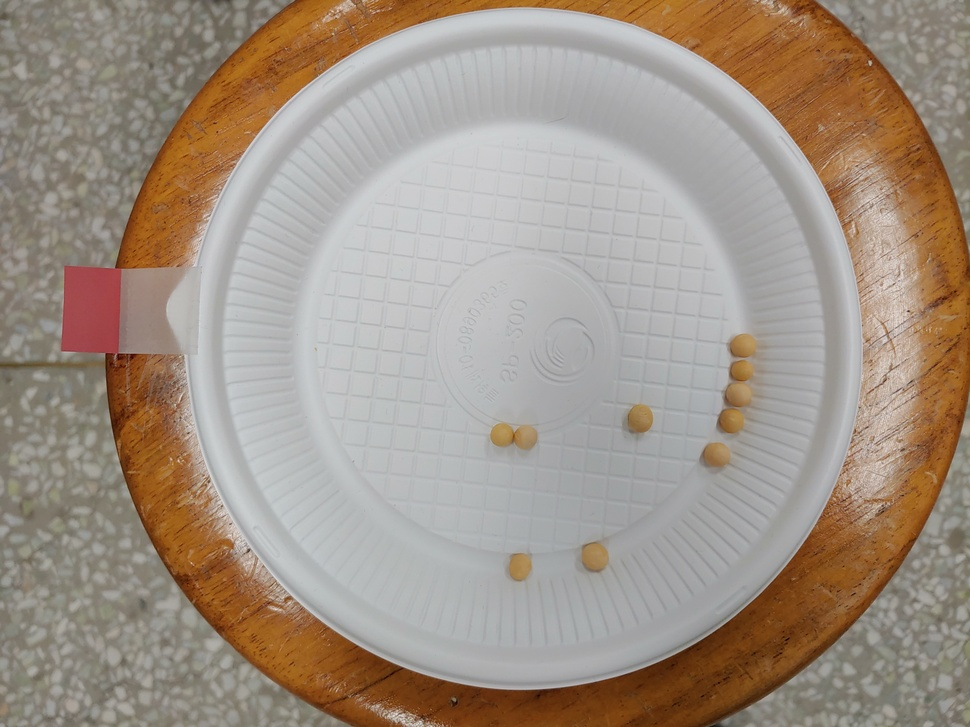
#> input picture Hidden/t01/5.jpg, 970 x 727 px, shrunk from 4032 x 3024 before the run, found by its file name
$ python otsu.py
#> lines starting #> are read from the running program, lines starting #| are printed output that depends on the picture; after the words box and inside, x2 and y2 are one past the last pixel; in counts of white or black regions, pixels touching at a corner belong together
import cv2
import numpy as np
from matplotlib import pyplot as plt

input_img1 = "./Open/t01/5.jpg"

src=cv2.imread(input_img1)
#> src is the input picture: shape (727, 970, 3); mean B, G, R 134.2, 147.2, 160.7
gray = cv2.cvtColor(src, cv2.COLOR_BGR2GRAY)
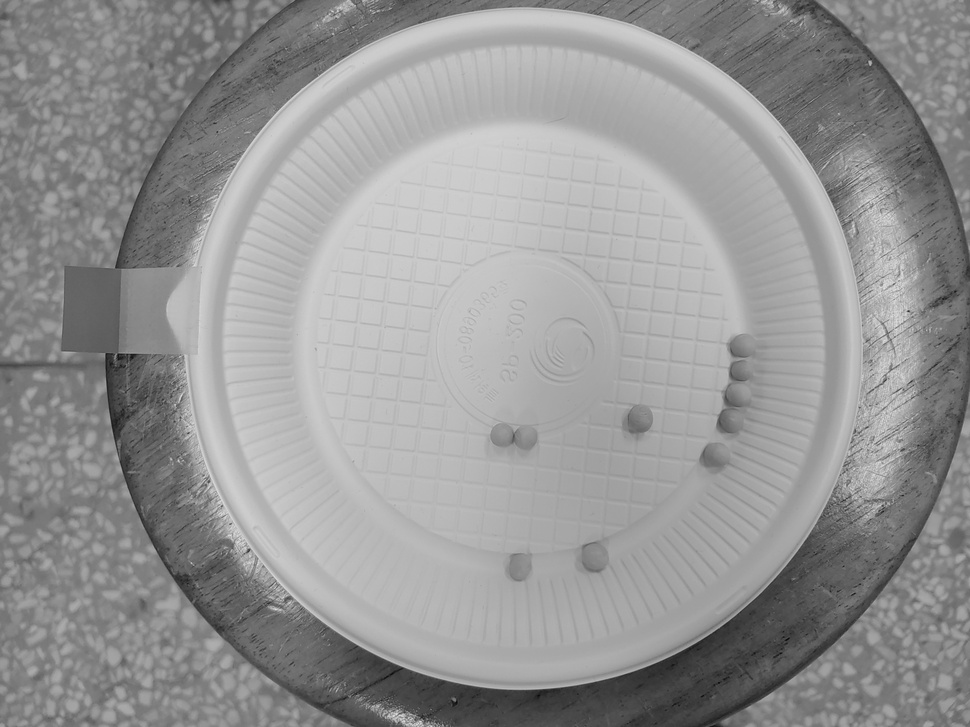
#> gray: shape (727, 970); min 9, max 228, mean 149.7
ret, dst = cv2.threshold(gray, 0, 255, cv2.THRESH_BINARY_INV + cv2.THRESH_OTSU)
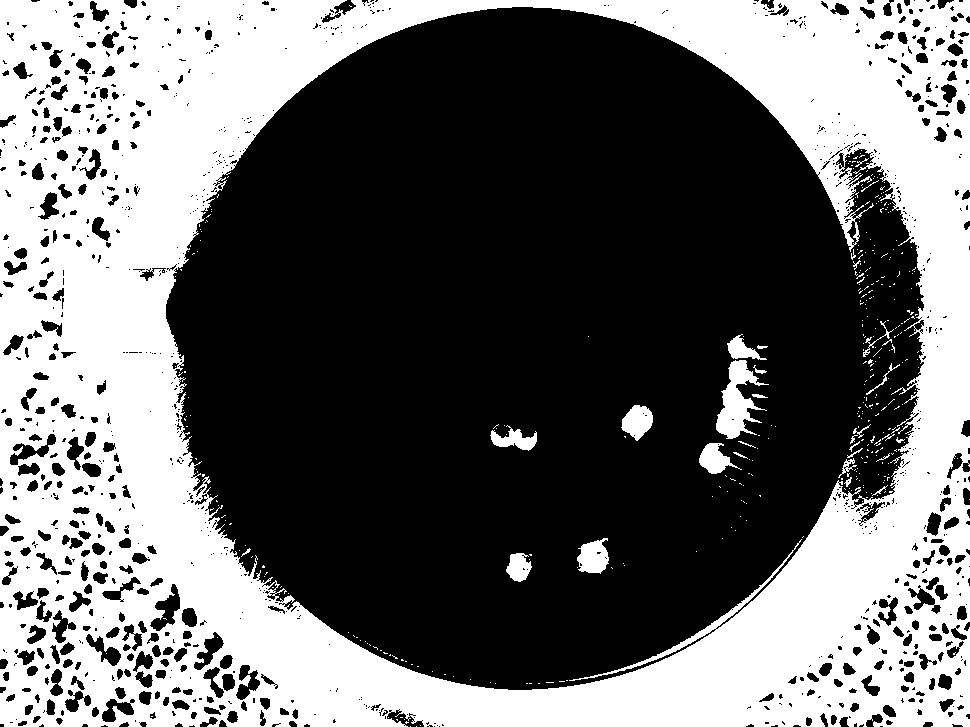
#> dst: shape (727, 970); 41.6% white; 387 white regions (357 under 20 px), largest, box (x1, y1, x2, y2) and area: (0, 0, 970, 727) 286198, (716, 360, 769, 439) 1888, (577, 538, 609, 574) 809
#> ret = 144

kernel = np.ones((3, 3), np.uint8)
#> (the run stopped early here; a loop or call above may not have finished)

$ run again, with Hidden/t01/1.jpg copied over Hidden/t01/5.jpg
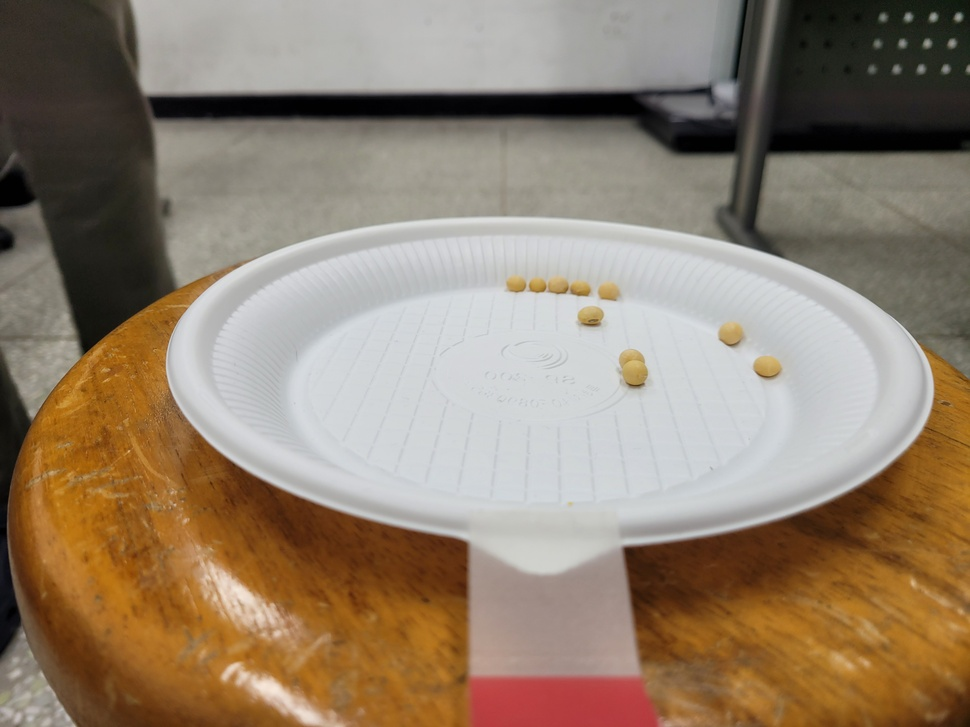
#> input picture Hidden/t01/1.jpg, 970 x 727 px, shrunk from 4032 x 3024 before the run, found by its file name
#> src is the input picture: shape (727, 970, 3); mean B, G, R 109.9, 128.8, 145.9
#> `gray = cv2.cvtColor(src, cv2.COLOR_BGR2GRAY)`:
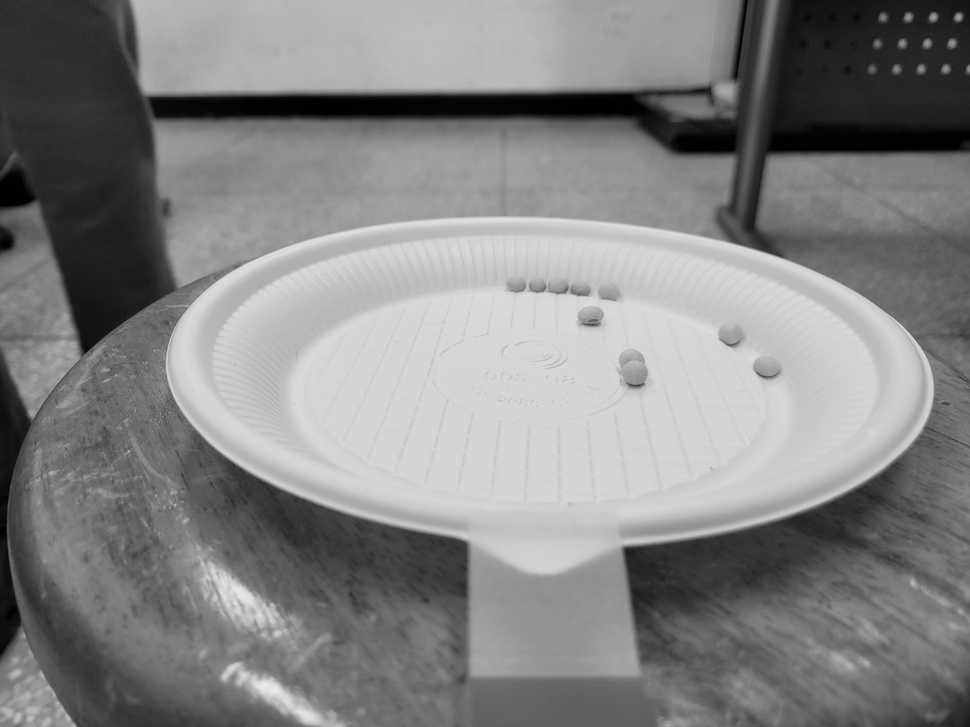
#> gray: shape (727, 970); min 0, max 234, mean 131.8
#> `ret, dst = cv2.threshold(gray, 0, 255, cv2.THRESH_BINARY_INV + cv2.THR..`:
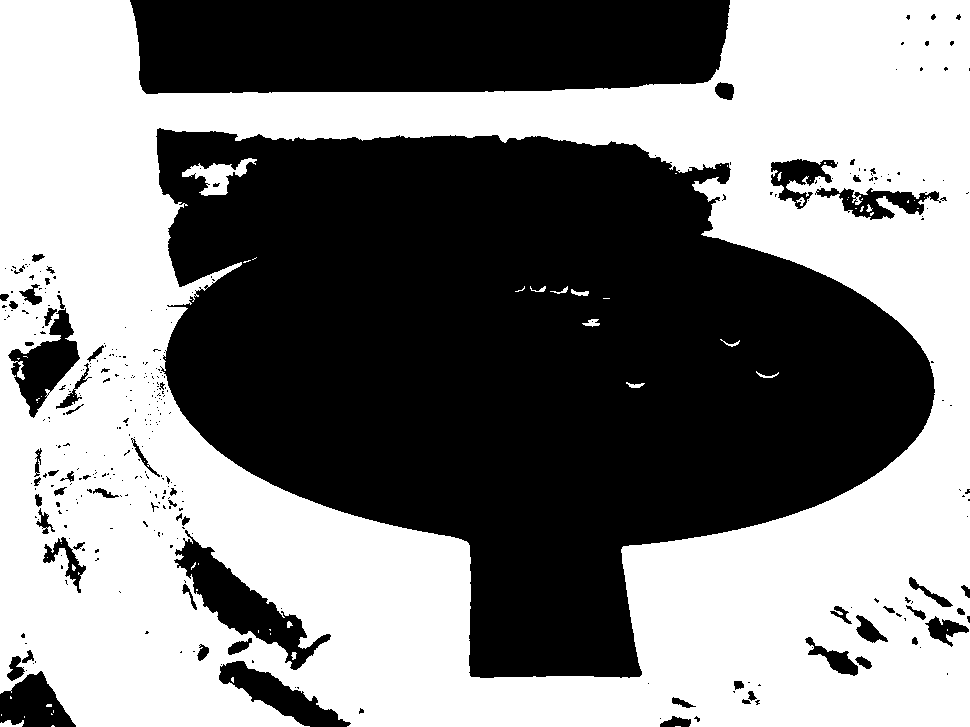
#> dst: shape (727, 970); 50.6% white; 352 black regions (285 under 20 px), largest, box (x1, y1, x2, y2) and area: (156, 128, 935, 678) 269120, (130, 0, 730, 94) 52941, (174, 530, 331, 670) 5973
#> ret = 132

$ run again, with Hidden/t01/2.jpg copied over Hidden/t01/5.jpg
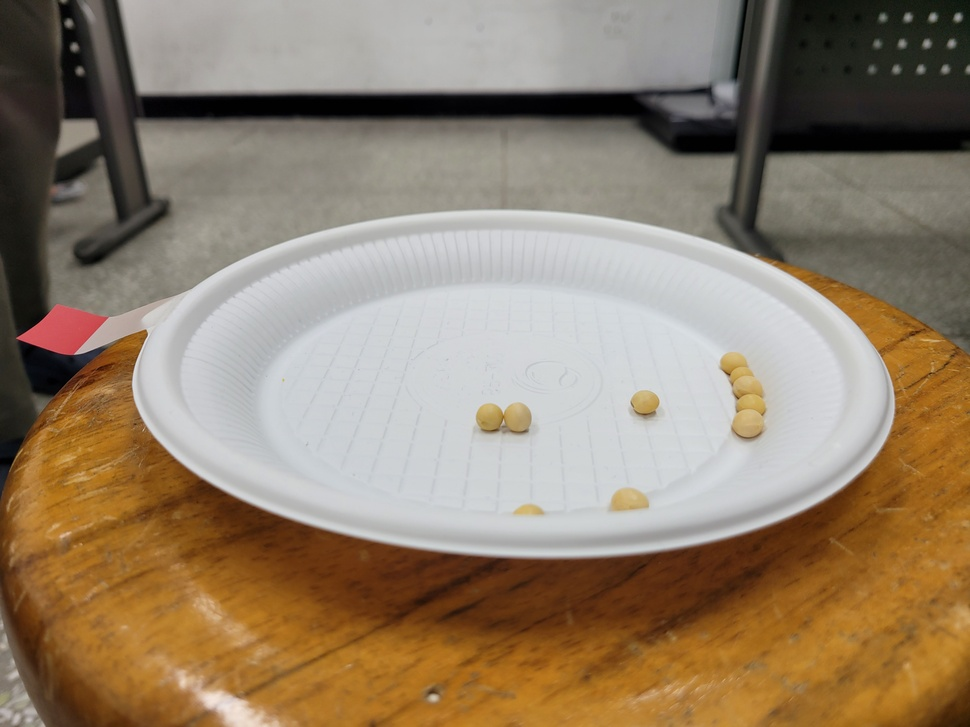
#> input picture Hidden/t01/2.jpg, 970 x 727 px, shrunk from 4032 x 3024 before the run, found by its file name
#> src is the input picture: shape (727, 970, 3); mean B, G, R 107.2, 128.6, 146.3
#> `gray = cv2.cvtColor(src, cv2.COLOR_BGR2GRAY)`:
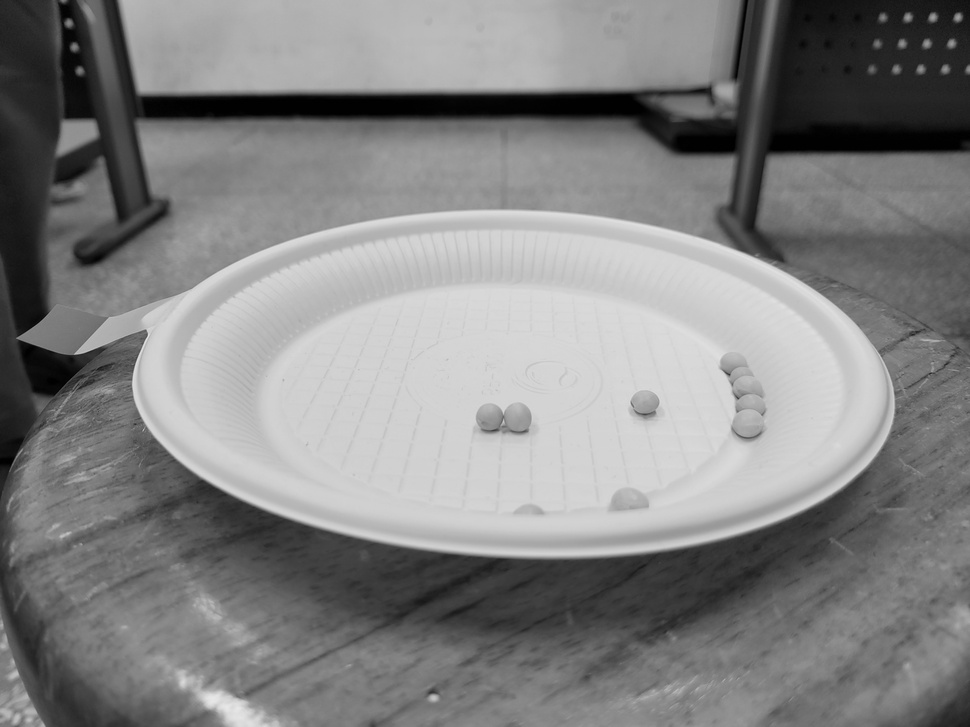
#> gray: shape (727, 970); min 0, max 231, mean 131.5
#> `ret, dst = cv2.threshold(gray, 0, 255, cv2.THRESH_BINARY_INV + cv2.THR..`:
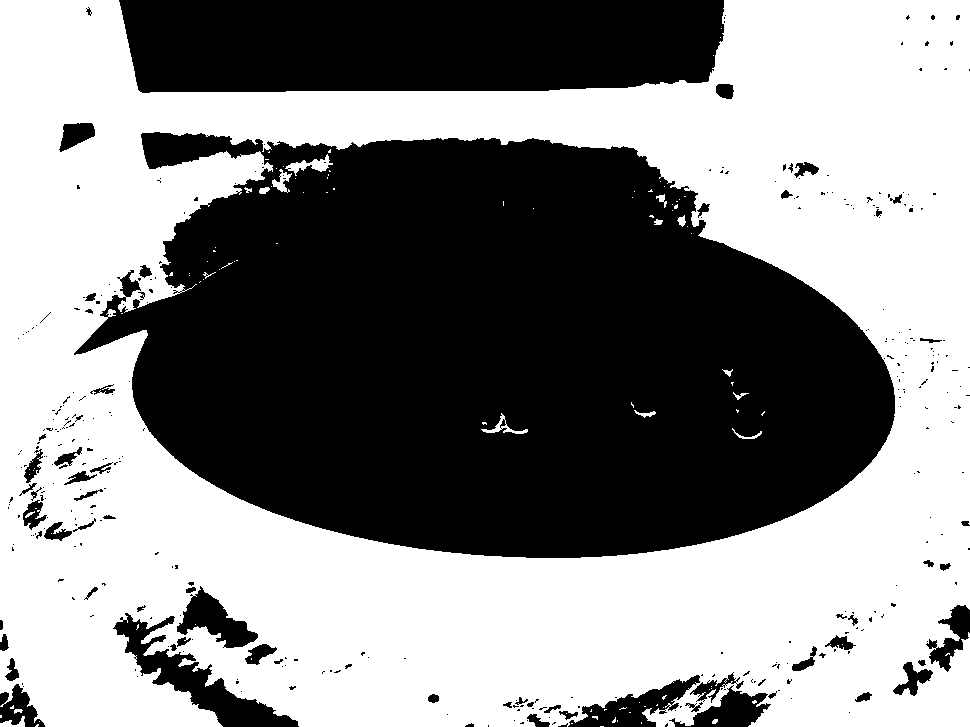
#> dst: shape (727, 970); 53.9% white; 360 black regions (291 under 20 px), largest, box (x1, y1, x2, y2) and area: (74, 132, 895, 558) 249981, (119, 0, 724, 93) 52938, (113, 613, 299, 727) 5377
#> ret = 135
